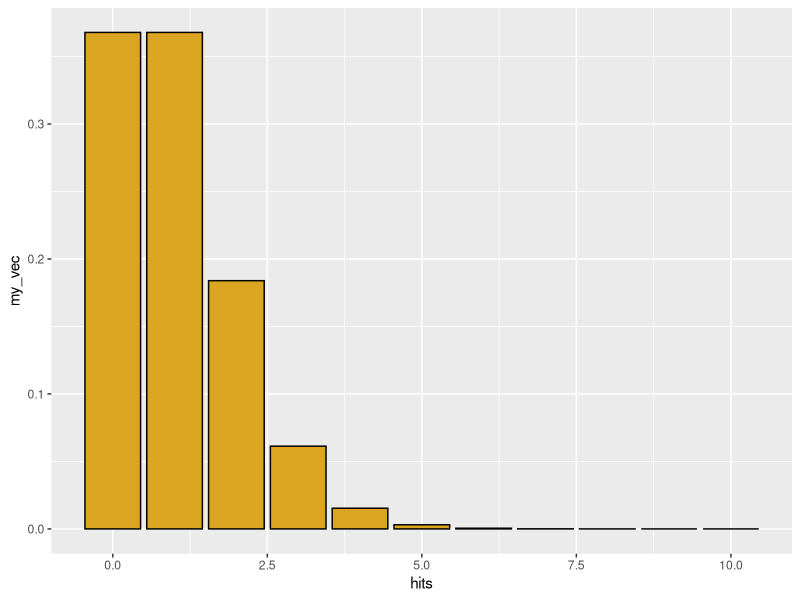
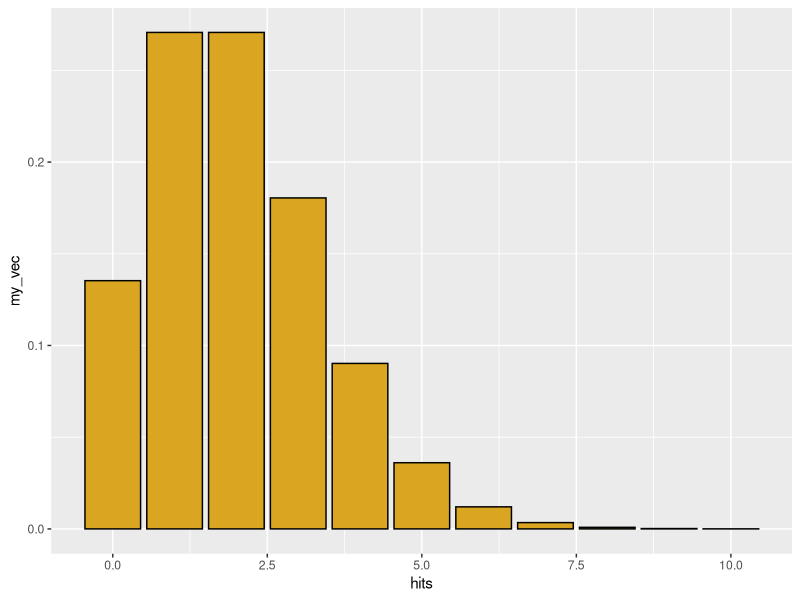
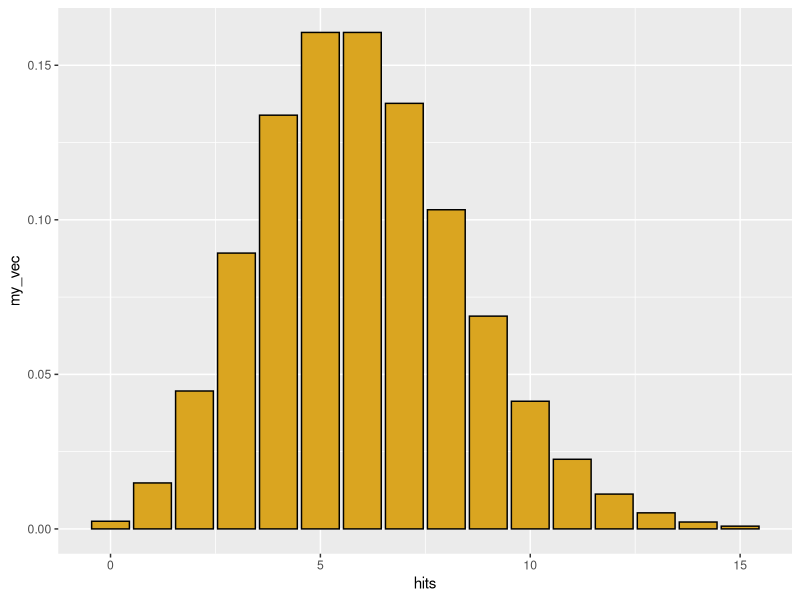
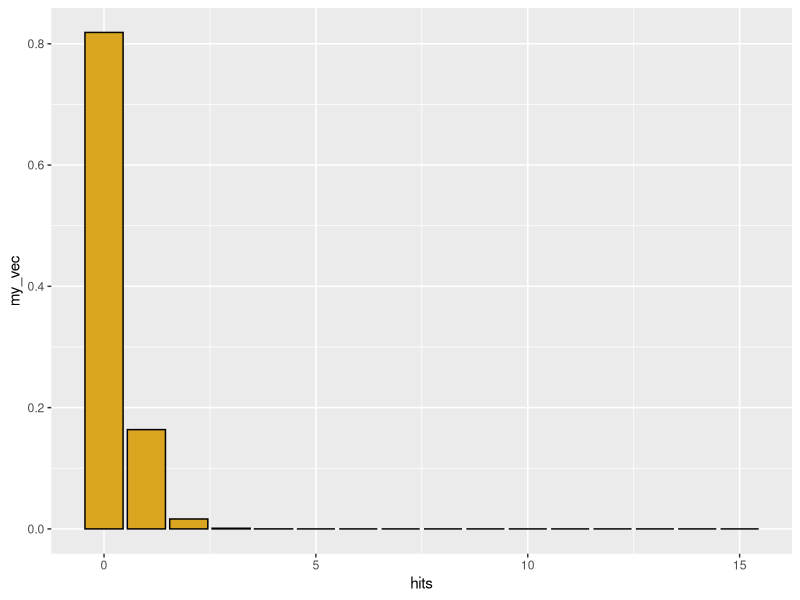
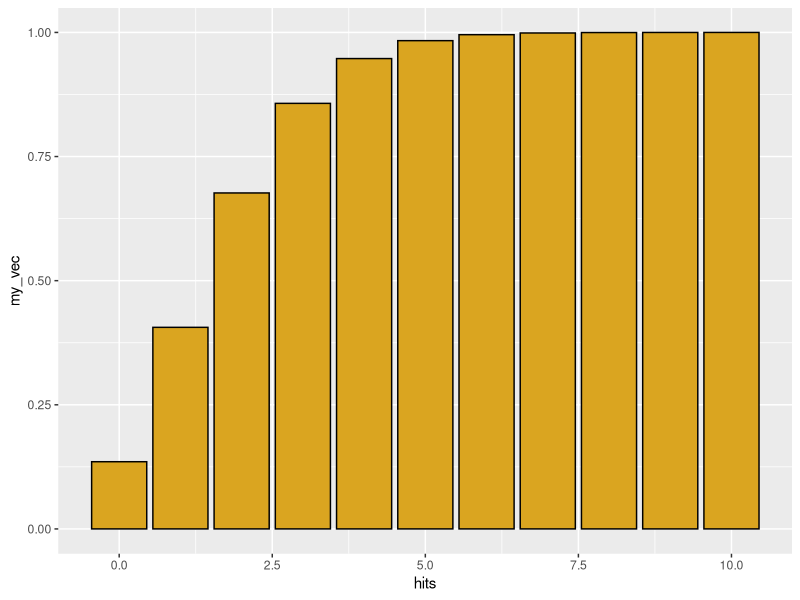
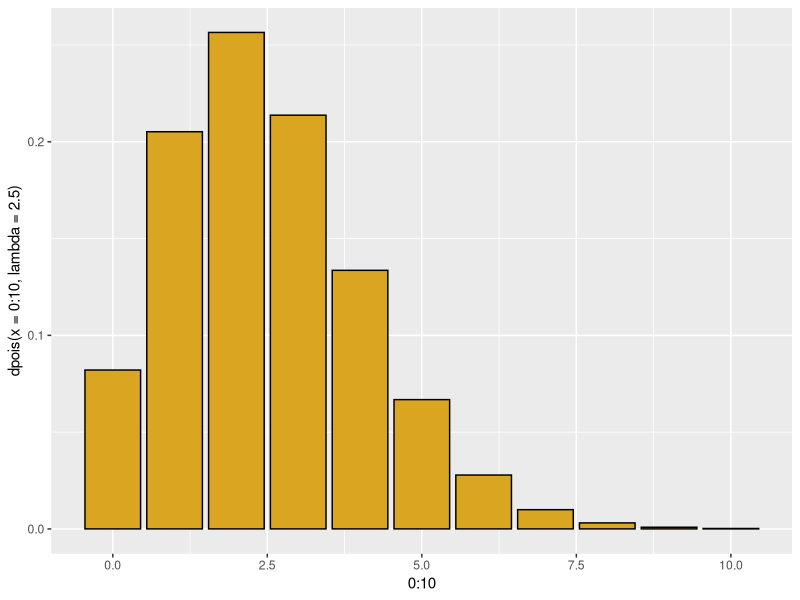
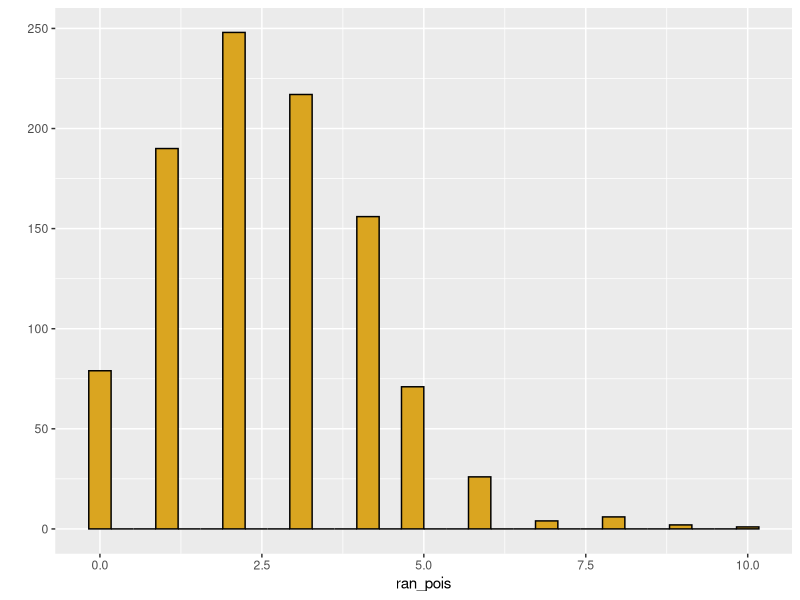
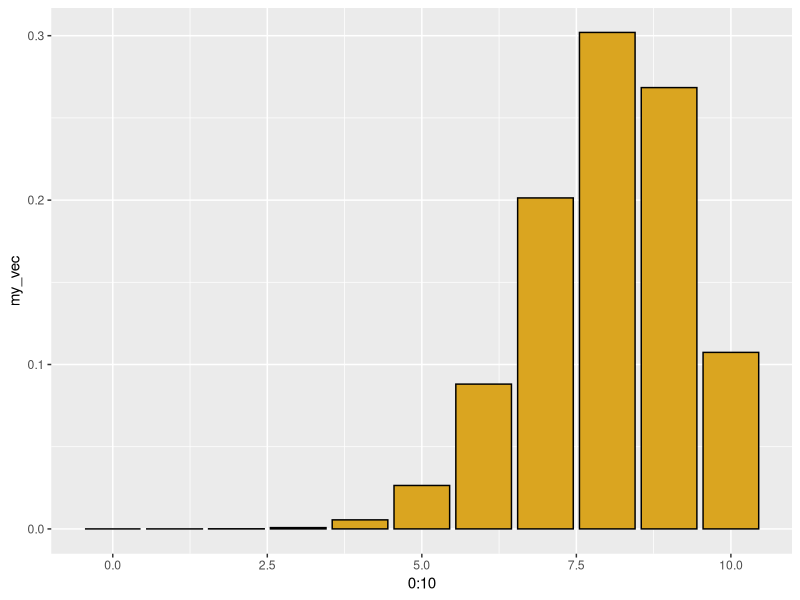

These charts were generated, in order, by the following R code:
# Probability distributions
# March 11 2021
# EMD
#-----------------------------------
library(ggplot2)
library(MASS)

# Poisson
# Discrete X >= 0 (integer)
# Random events ('hits') occur at a constant rate
# (in a fixed time period or sampling area)
# lambda = average rate of the event

# "d" function for probability density
hits <- 0:10
my_vec <- dpois(x=hits,lambda = 1)
qplot(x=hits, 
      y=my_vec, 
      geom="col", 
      color=I('black'), fill=I('goldenrod'))

hits <- 0:10
my_vec <- dpois(x=hits,lambda = 2)
qplot(x=hits, 
      y=my_vec, 
      geom="col", 
      color=I('black'), fill=I('goldenrod'))

hits <- 0:15
my_vec <- dpois(x=hits,lambda = 6)
qplot(x=hits, 
      y=my_vec, 
      geom="col", 
      color=I('black'), fill=I('goldenrod'))

hits <- 0:15
my_vec <- dpois(x=hits,lambda = .2)
qplot(x=hits, 
      y=my_vec, 
      geom="col", 
      color=I('black'), fill=I('goldenrod'))
sum(my_vec)

dpois(x=0,lambda=2.2)


# "p" function
# genereates cumulative probability density

hits <- 0:10
my_vec <- ppois(q=hits, lambda = 2)
qplot(x=hits, 
      y=my_vec, 
      geom="col", 
      color=I('black'), fill=I('goldenrod'))

# what is the probability that a single trail will yield a value of <= 1

ppois(q=1, lambda = 2)

# we could answer this using dpois
p_0 <- dpois(x=0, lambda = 2)
print(p_0)
p_1 <- dpois(x=1, lambda = 2)
print(p_1)
p_1 + p_0

# 'q' function is the inverse of P
# what is the number of hits corresponding to 50% of the probability mass in a poisson distribution with lambda = 2.5?

qpois(p=0.5, lambda = 2.5)
qplot(x=0:10,y=dpois(x=0:10,lambda=2.5),
      geom = "col", 
      color=I("black"), 
      fill=I("goldenrod"))

ppois(q=2,lambda=2.5)

# 'r' function generates random variates for the parameters of a distribution

ran_pois <- rpois(n=1000,lambda=2.5)
qplot(x=ran_pois,
      color=I("black"),
      fill=I("goldenrod"))
# For real or similated data, we can use quantile function
quantile(x=ran_pois,probs=c(0.025,0.975))

# binomial
# p = probability of a dichotomous outcome 
# size = number of trials
# x = possible outcomes
# outcome x is bound between 0 and number of trials

# use "d" binom for density function
hits <- 0:10
my_vec <- dbinom(x=hits, size = 10, prob = 0.8)
qplot(x=0:10,
      y=my_vec,
      geom='col',
      color=I('black'),
      fill=I('goldenrod'))

my_coins <- rbinom(n=50, size=100, prob=0.6)
qplot(x=my_coins,
      color=I('black'),
      fill=I('goldenrod'))

# negative binomial: number of failures 
# expected before reaching a number of sucesses
# in a set of binomial trials. measure of "waiting times"

# alternatively, can specify mu = mean, and 
# size = dispersion parameter (smaller values are more dispersed)

# negative binomial is similar to the poisson
# but more heterogenous

neg_bin <- rnbinom(n=1000,size=10,mu=5)
qplot(neg_bin,color=I('black'),fill=I('goldenrod'))

neg_bin <- rnbinom(n=1000,size=0.1,mu=5)
qplot(neg_bin,color=I('black'),fill=I('goldenrod'))

neg_bin <- rnbinom(n=1000,size=100,mu=5)
qplot(neg_bin,color=I('black'),fill=I('goldenrod'))

# uniform
# parameters for minimum and maximum

qplot(x=runif(n=100,min=0,max=5),
      color=I('black'),
      fill=I('goldenrod'))

qplot(x=runif(n=10000,min=0,max=5),
      color=I('black'),
      fill=I('goldenrod'))

# normal, gaussian
my_norm <- rnorm(n=1000,mean=100,sd=2)
qplot(x=my_norm,
      color=I('black'),
      fill=I('goldenrod'))
summary(my_norm)

# problem if mean is small but must be greater than 0
my_norm <- rnorm(n=100,mean=1,sd=2)
qplot(x=my_norm,
      color=I('black'),
      fill=I('goldenrod'))
summary(my_norm)

no_zeros <- my_norm[my_norm>0]
qplot(x=no_zeros,
      color=I('black'),
      fill=I('goldenrod'))
summary(no_zeros)

# gamma distribution
# continuous positive, bounded only at zero
# shape, scale

my_gamma <- rgamma(n=100, shape = 100, scale = 10)
qplot(x=my_gamma,
      color=I('black'),
      fill=I('goldenrod'))

# mean = shape * scale
# variance = shape * scale^2

# beta distribution
# continuous, but bounded between 0 and 1,
# shape1 and shape2
# beta can be treated as the distribution 
# of probability values for estimating a binomial process # successes/#trials
# successes/(#successes + #failures)
# shape1 = number of successes + 1
# shape2 = number of failures + 1

#no data
my_beta <- rbeta(n=1000, shape1=1, shape2=1)
qplot(x=my_beta,
      color=I('black'),
      fill=I('goldenrod'))

# suppose 7 heads and 3 tails
my_beta <- rbeta(n=1000, shape1=8, shape2=4)
qplot(x=my_beta,
      color=I('black'),
      fill=I('goldenrod'))

# suppose 70 heads and 30 tails
my_beta <- rbeta(n=1000, shape1=71, shape2=31)
qplot(x=my_beta,
      color=I('black'),
      fill=I('goldenrod'))

# suppose we toss a coin once
my_beta <- rbeta(n=1000, shape1=2, shape2=1)
qplot(x=my_beta,
      color=I('black'),
      fill=I('goldenrod'))

# parameters less than 1.0 give3 a bimodal
# distribution with the beta
# suppose 70 heads and 30 tails
my_beta <- rbeta(n=1000, shape1=0.21, shape2=0.1)
qplot(x=my_beta,
      color=I('black'),
      fill=I('goldenrod'))


# p(data|hypothesis)

#p(data|parameters) # goodness of fit test

# p(parameters|data) # maximize this probability

# maximum likelihood estimators of the paramters

library(MASS)
data <- c(0,0,0,0,0,0,1,1,1,2)
z <- fitdistr(data,'poisson')
print(z)
sim_data <- rpois(n=10,lambda = z$estimate['lambda'])
head(sim_data)

# 1. Select a statistical distribution that is appropriate for the data.
# 2. use fitdistr() function to find maximum likelihood estimates of the distribution parameters
# 3. use those parameters to visualize the probability density function ('d' family) and/or simulate additional data to use for other things

# Empirical example

frog_data <- c(30.15, 26.3, 27.5,
               22.9, 27.8, 26.2)
z <- fitdistr(frog_data, "normal")
print(z)

# plot density function for the normal data with these parameters and annotate with original data points

x <- 0:50
p_density <- dnorm(x=x, 
                mean = z$estimate['mean'],
                sd=z$estimate['sd'])
qplot(x,p_density,geom="line") + 
  annotate(geom='point',x=frog_data,y=0.001)

# do the same for gamma distribution
p_density <- dgamma(x=x, 
                   shape = z$estimate['shape'],
                   rate = z$estimate['rate'])
qplot(x,p_density,geom="line") + annotate(geom='point',x=frog_data,y=0.001, color="red")

# Empirical example + weird outlier

outlier <- 0.05
frog_data <- c(30.15, 26.3, 27.5,
               22.9, 27.8, 26.2)
frog_data <- c(frog_data, outlier)
z <- fitdistr(frog_data, "normal")
print(z)

x <- 0:50
p_density <- dnorm(x=x, 
                   mean = z$estimate['mean'],
                   sd=z$estimate['sd'])
qplot(x,p_density,geom="line") + 
  annotate(geom='point',x=frog_data,y=0.001)

# do the same for the gama
z <- fitdistr(frog_data, "gamma")
print(z)

p_density <- dgamma(x=x, 
                    shape = z$estimate['shape'],
                    rate = z$estimate['rate'])
qplot(x,p_density,geom="line") + annotate(geom='point',x=frog_data,y=0.001, color="red")

